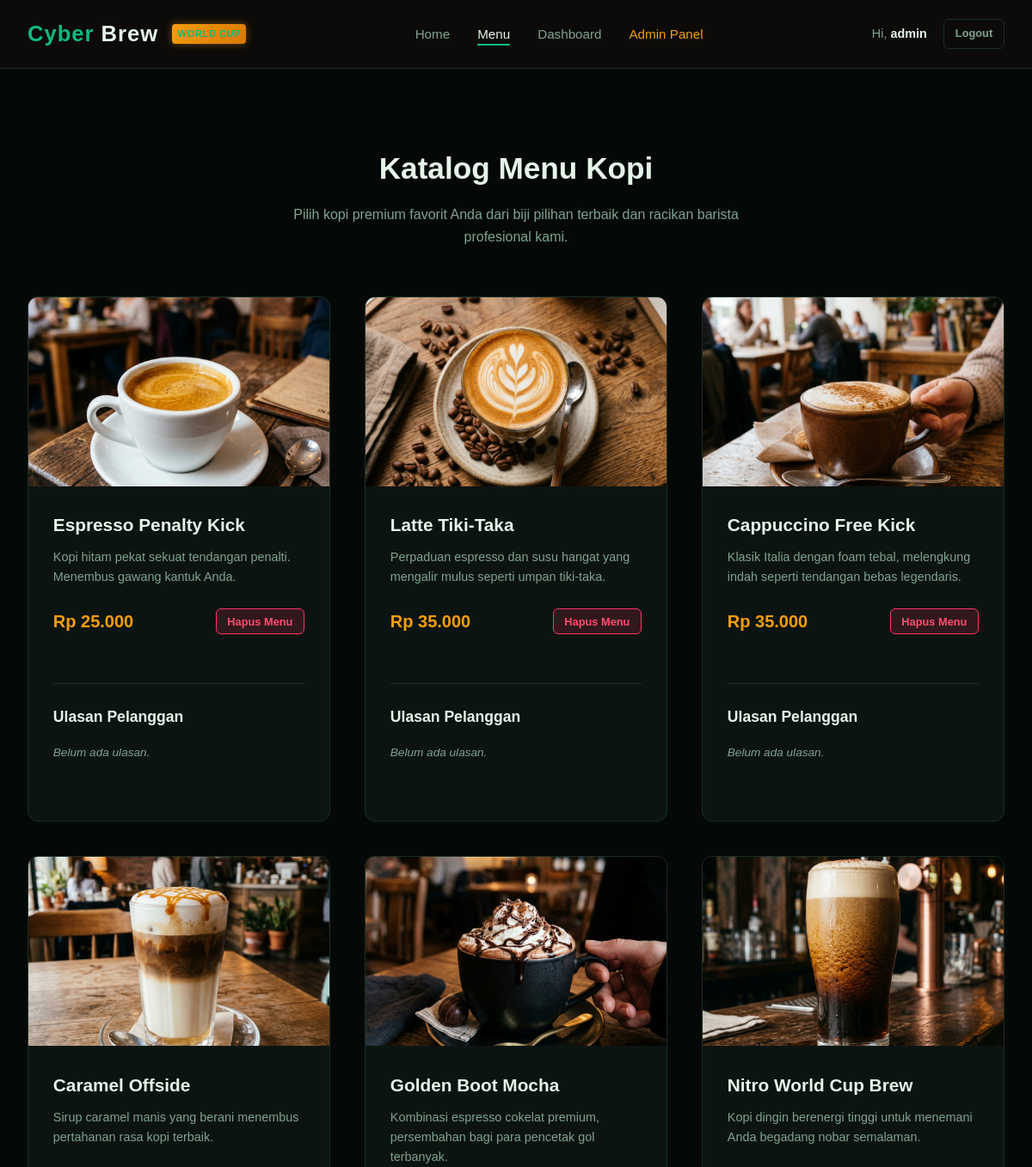
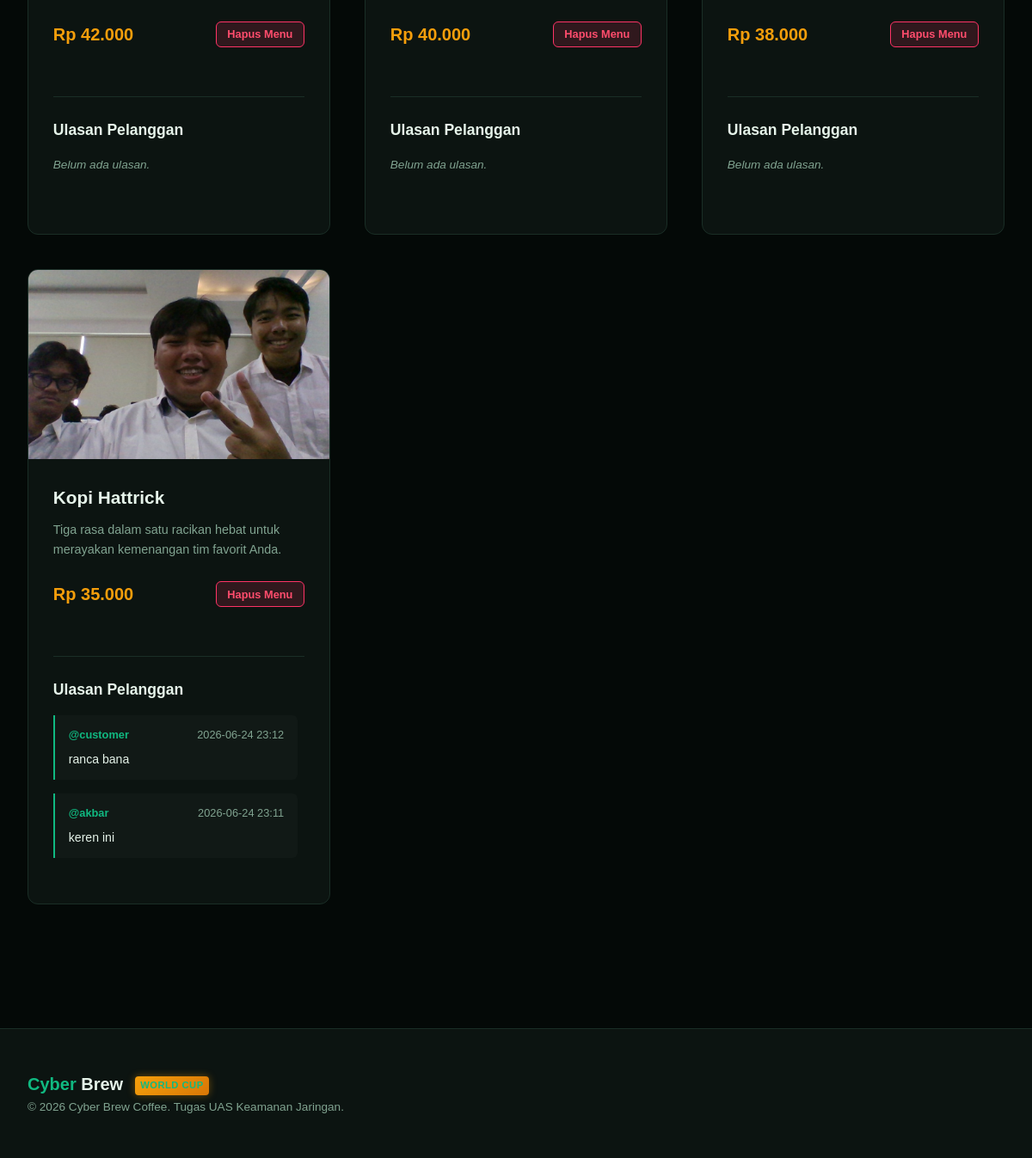
/menu (signed in), run on the app's committed database (2 pictures, top to bottom).
### tables this page shows
CREATE TABLE users (
                id INTEGER PRIMARY KEY AUTOINCREMENT,
                username TEXT UNIQUE NOT NULL,
                password TEXT NOT NULL,
                role TEXT NOT NULL
            );

CREATE TABLE products (
                id INTEGER PRIMARY KEY AUTOINCREMENT,
                name TEXT NOT NULL,
                description TEXT NOT NULL,
                price INTEGER NOT NULL,
                image_url TEXT NOT NULL
            );

CREATE TABLE reviews (
                id INTEGER PRIMARY KEY AUTOINCREMENT,
                product_id INTEGER NOT NULL,
                username TEXT NOT NULL,
                comment TEXT NOT NULL,
                review_date TEXT NOT NULL,
                FOREIGN KEY (product_id) REFERENCES products (id)
            );

### app.py (the view)
@app.route('/menu')
def menu():
    user = get_current_user()
    conn = get_db_connection()
    products = conn.execute('SELECT * FROM products').fetchall()
    products_with_reviews = []
    for product in products:
        p_dict = dict(product)
        reviews = conn.execute('SELECT * FROM reviews WHERE product_id = ? ORDER BY id DESC', (product['id'],)).fetchall()
        p_dict['reviews'] = [dict(r) for r in reviews]
        products_with_reviews.append(p_dict)
    conn.close()
    return render_template('menu.html', user=user, products=products_with_reviews, security_mode=config.SECURITY_MODE)

### app.py (called while the page is built, shortened)
@app.before_request
def enforce_https():
    if config.SECURITY_MODE:
        is_secure = request.is_secure or request.headers.get('X-Forwarded-Proto', '').lower() == 'https'
        if not is_secure:
            url = request.url.replace("http://", "https://", 1)
            return redirect(url, code=301)

def get_db_connection():
    conn = sqlite3.connect(config.DATABASE)
    conn.row_factory = sqlite3.Row
    return conn

def get_current_user():
    if config.SECURITY_MODE:
        username = session.get('username')
        if not username:
            return None
        conn = get_db_connection()
        user = conn.execute('SELECT * FROM users WHERE username = ?', (username,)).fetchone()
        conn.close()
        return user

@app.context_processor
def inject_security_status():
    return dict(SECURITY_MODE=config.SECURITY_MODE)

### templates/menu.html (shortened to what this page needs)
{% extends 'layout.html' %}
{% block content %}
<section class="container">
    <div class="section-header">
        <h2>Katalog Menu Kopi</h2>
        <p>Pilih kopi premium favorit Anda dari biji pilihan terbaik dan racikan barista profesional kami.</p>
    </div>
    <div class="products-grid">
        {% for product in products %}
            <div class="product-card">
                <div class="product-image-container">
                    <img src="{{ product.image_url }}" alt="{{ product.name }}">
                </div>
                <div class="product-info">
                    <h3 class="product-name">{{ product.name }}</h3>
                    <p class="product-desc">{{ product.description }}</p>
                    <div class="product-footer" style="margin-bottom: 1.5rem;">
                        <span class="product-price">Rp {{ "{:,}".format(product.price).replace(",", ".") }}</span>
                        {% if user and user.role == 'admin' %}
                            <form action="/admin/delete_product/{{ product.id }}" method="POST" style="display: inline;" onsubmit="return confirm('Apakah Anda yakin ingin menghapus menu ini?');">
                                <button type="submit" class="btn btn-danger btn-sm">
                                    Hapus Menu
                                </button>
                            </form>
                        {% else %}
                            <button class="btn btn-primary btn-sm" onclick="addToCart({{ product.id }}, '{{ product.name }}', {{ product.price }})">
                                + Tambah
                            </button>
                        {% endif %}
                    </div>
                    <div class="review-section" id="reviews">
                        <h4>Ulasan Pelanggan</h4>
                        <div class="review-list">
                            {% if product.reviews %}
                                {% for review in product.reviews %}
                                    <div class="review-item">
                                        <div class="review-header">
                                            <span class="review-user">@{{ review.username }}</span>
                                            <span>{{ review.review_date }}</span>
                                        </div>
                                        {% if security_mode %}
                                            <p class="review-comment">{{ review.comment }}</p>
                                        {% else %}
                                            <p class="review-comment">{{ review.comment | safe }}</p>
                                        {% endif %}
                                    </div>
                                {% endfor %}
                            {% else %}
                                <p style="color: var(--text-muted); font-size: 0.85rem; font-style: italic; margin-bottom: 1rem;">Belum ada ulasan.</p>
                            {% endif %}
                        </div>
                    </div>
                </div>
            </div>
        {% endfor %}
    </div>
</section>
{% endblock %}

### templates/layout.html (shortened to what this page needs)
<!DOCTYPE html>
<html lang="id">
<head>
    <link rel="stylesheet" href="/static/css/style.css">
</head>
<body>
    <header>
        <div class="nav-container">
            <div class="logo">
                <a href="/"><span>Cyber</span> Brew <span class="wc-badge">World Cup</span></a>
            </div>
            <nav>
                <ul class="nav-menu">
                    <li><a href="/" class="nav-link {% if request.path == '/' %}active{% endif %}">Home</a></li>
                    <li><a href="/menu" class="nav-link {% if request.path == '/menu' %}active{% endif %}">Menu</a></li>
                    {% if user %}
                        <li><a href="/dashboard" class="nav-link {% if request.path == '/dashboard' %}active{% endif %}">Dashboard</a></li>
                        {% if user.role == 'admin' %}
                            <li><a href="/admin" class="nav-link {% if request.path == '/admin' %}active{% endif %}" style="color: var(--accent);">Admin Panel</a></li>
                        {% endif %}
                    {% endif %}
                </ul>
            </nav>
            <div class="nav-buttons">
                {% if user %}
                    <span style="font-size: 0.9rem; color: var(--text-muted);">Hi, <strong style="color: var(--text-light);">{{ user.username }}</strong></span>
                    <a href="/logout" class="btn btn-secondary btn-sm">Logout</a>
                {% else %}
                    <a href="/login" class="btn btn-secondary btn-sm">Login</a>
                    <a href="/register" class="btn btn-primary btn-sm">Daftar</a>
                {% endif %}
            </div>
        </div>
    </header>
    <main>
        {% block content %}{% endblock %}
    </main>
    <footer>
        <div class="footer-container">
            <div>
                <div class="footer-logo"><span>Cyber</span> Brew <span class="wc-badge">World Cup</span></div>
                <div class="footer-copy">&copy; 2026 Cyber Brew Coffee. Tugas UAS Keamanan Jaringan.</div>
            </div>
        </div>
    </footer>
</body>
</html>

### data on the page
users: username "admin"
products: image_url (picture), name "Espresso Penalty Kick", description "Kopi hitam pekat sekuat tendangan penalti. Menembus gawang kantuk Anda.", price "25.000", shows "Belum ada ulasan."
products: image_url (picture), name "Latte Tiki-Taka", description "Perpaduan espresso dan susu hangat yang mengalir mulus seperti umpan tiki-taka.", price "35.000", shows "Belum ada ulasan."
products: image_url (picture), name "Cappuccino Free Kick", description "Klasik Italia dengan foam tebal, melengkung indah seperti tendangan bebas legendaris.", price "35.000", shows "Belum ada ulasan."
products: image_url (picture), name "Caramel Offside", description "Sirup caramel manis yang berani menembus pertahanan rasa kopi terbaik.", price "42.000", shows "Belum ada ulasan."
products: image_url (picture), name "Golden Boot Mocha", description "Kombinasi espresso cokelat premium, persembahan bagi para pencetak gol terbanyak.", price "40.000", shows "Belum ada ulasan."
products: image_url (picture), name "Nitro World Cup Brew", description "Kopi dingin berenergi tinggi untuk menemani Anda begadang nobar semalaman.", price "38.000", shows "Belum ada ulasan."
products: image_url (picture), name "Kopi Hattrick", description "Tiga rasa dalam satu racikan hebat untuk merayakan kemenangan tim favorit Anda.", price "35.000"
reviews: username "customer", review_date "2026-06-24 23:12", comment "ranca bana"
reviews: username "akbar", review_date "2026-06-24 23:11", comment "keren ini"
